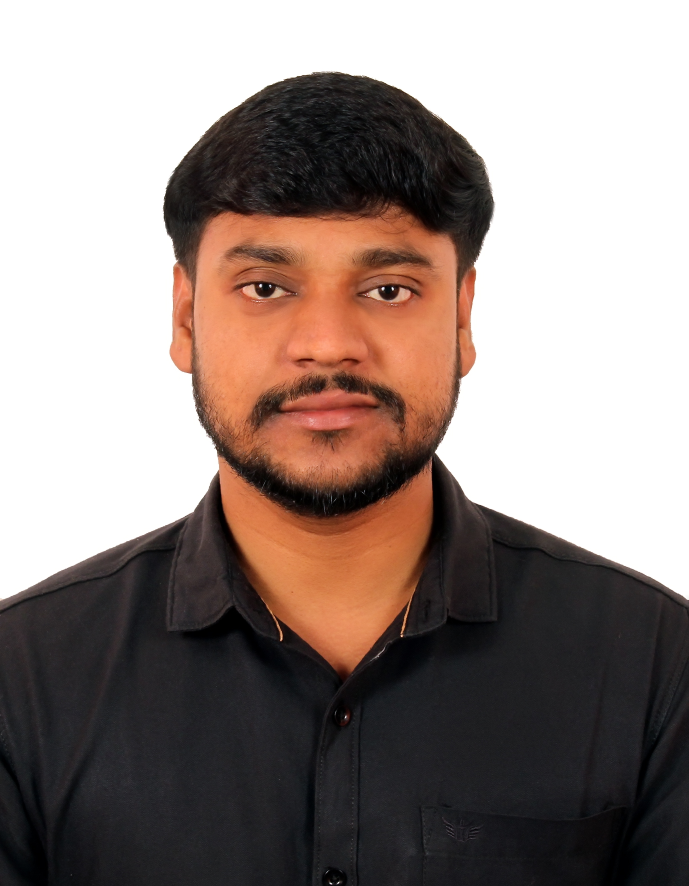
#> input picture src/assets/roshan-profile.jpg, 1378 x 1772 px (shown at 1/2 size)
$ python edit_photo.py
#> lines starting #> are read from the running program, lines starting #| are printed output that depends on the picture
from PIL import Image, ImageOps, ImageEnhance, ImageFilter
from pathlib import Path

def main():
    root = Path(__file__).resolve().parents[1]
    src = root / "src" / "assets" / "roshan-profile.jpg"
    out = root / "src" / "assets" / "roshan-profile-edited.jpg"

    if not src.exists():
        print(f"Source image not found: {src}")
        return

    img = Image.open(src).convert("RGB")
#> img is the input picture: PIL image 1378x1772 RGB; mean R, G, B 147.9, 134.6, 129.7

    # Auto-contrast
    img = ImageOps.autocontrast(img, cutoff=0)

    # Center square crop
    w, h = img.size
#> w = 1378; h = 1772
    s = min(w, h)
#> s = 1378
    left = (w - s) // 2
#> left = 0
    top = (h - s) // 2
#> top = 197
    img = img.crop((left, top, left + s, top + s))
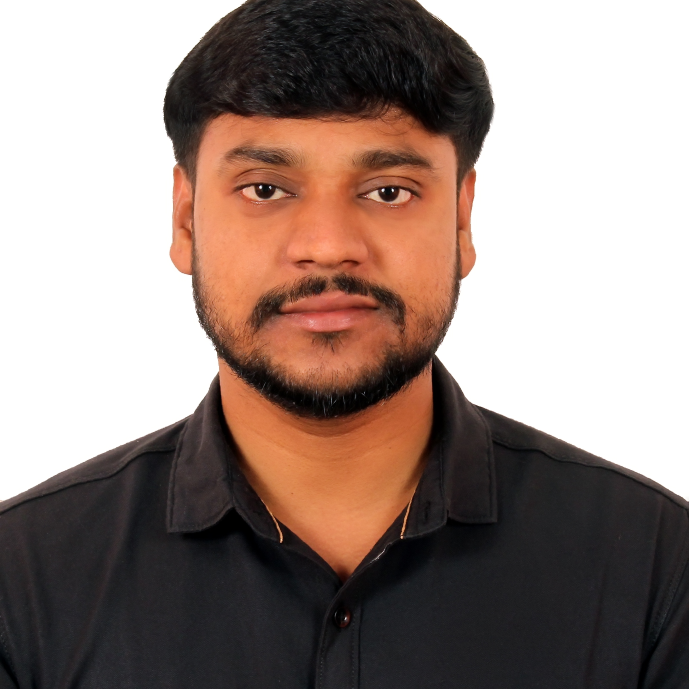
#> img: PIL image 1378x1378 RGB (shown at 1/2 size); mean R, G, B 151.4, 134.3, 127.7

    # Resize to a standard profile size
    target = (1024, 1024)
    img = img.resize(target, Image.LANCZOS)
#> img: PIL image 1024x1024 RGB

    # Gentle color / contrast / sharpness adjustments
    img = ImageEnhance.Color(img).enhance(1.05)
    img = ImageEnhance.Brightness(img).enhance(1.02)
    img = ImageEnhance.Contrast(img).enhance(1.05)
    img = ImageEnhance.Sharpness(img).enhance(1.25)

    img.save(out, quality=92)
    print(f"Saved edited image to: {out}")

if __name__ == '__main__':
    main()
